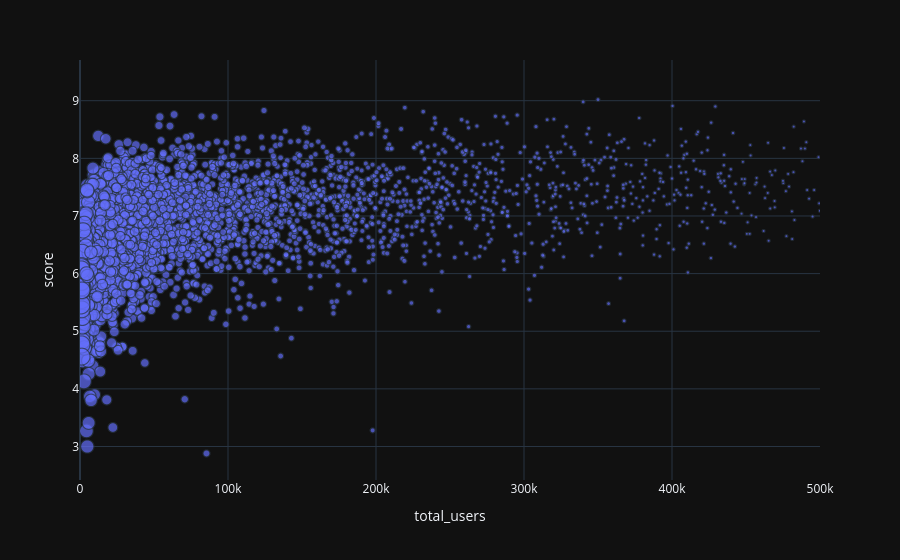

Here is the notebook cell this chart was saved with:
### Markdown cell above
#### The graph shows us 2 behavior to look at:
1. The correlation between total_users and the score it's almost linear. This makes sense because low scored anime won't have an high number of total users
2. The second behavior looks normal too, where as the total_users grows the dots become smaller, meaning they have an higher position of popularity among the others anime

### Code cell
fig = px.scatter(dfAnime, x = "total_users", y = "score", size = "popularity", hover_name= "title")
fig.update_xaxes(range = [0, 500000])
fig.show()

### Figure 1 — Plotly figure (JSON) as saved in the notebook; plotly's stock layout.template omitted (floating-point values rounded to 4 significant figures; data arrays with more than 128 entries replaced by an {"elided": "..."} marker saying what was removed)
{"data": [{"hovertemplate": "<b>%{hovertext}</b><br><br>total_users=%{x}<br>score=%{y}<br>popularity=%{marker.size}<extra></extra>", "hovertext": {"elided": "5073 str values"}, "legendgroup": "", "marker": {"color": "#636efa", "size": {"elided": "5073 int values"}, "sizemode": "area", "sizeref": 51.17, "symbol": "circle"}, "mode": "markers", "name": "", "showlegend": false, "x": {"elided": "5073 int values"}, "xaxis": "x", "y": {"elided": "5073 float values"}, "yaxis": "y", "type": "scattergl"}], "layout": {"xaxis": {"anchor": "y", "domain": [0.0, 1.0], "title": {"text": "total_users"}, "range": [0, 500000]}, "yaxis": {"anchor": "x", "domain": [0.0, 1.0], "title": {"text": "score"}}, "legend": {"tracegroupgap": 0, "itemsizing": "constant"}, "margin": {"t": 60}}}
